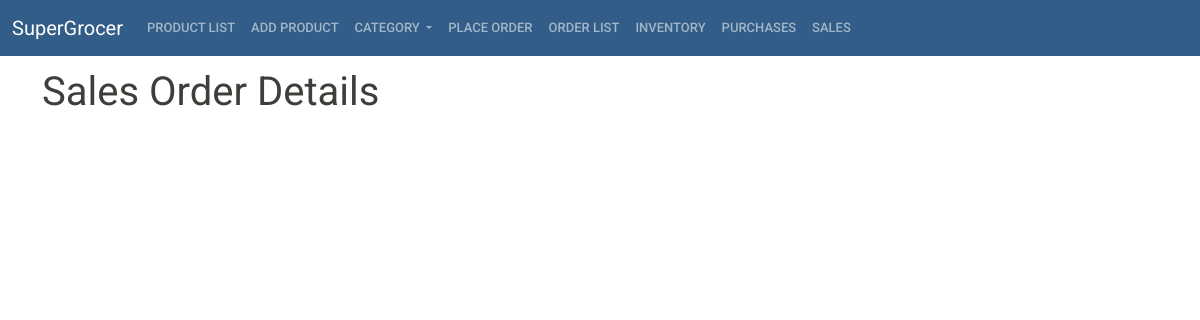
The page /store/sales_info/53/ on the database as committed earlier.
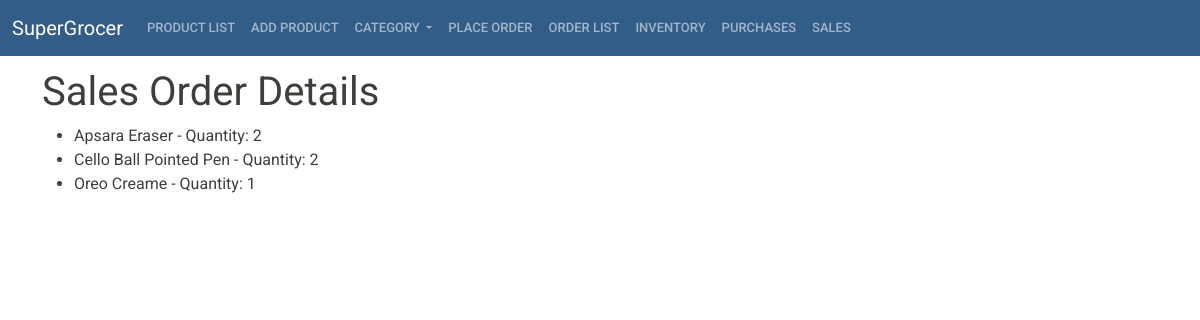
The same page on the database as committed later.
### buyer/models.py (models this page shows, shortened)
class OrderItem(models.Model):
    product = models.ForeignKey(Product, on_delete=models.SET_NULL, blank=True, null=True)
    order = models.ForeignKey(SalesOrder, on_delete=models.SET_NULL, blank=True, null=True)
    quantity = models.IntegerField(default=0, blank=True, null=True)
    date_added = models.DateTimeField(auto_now_add=True)

### store/models.py (models this page shows, shortened)
class Product(models.Model):
    prod_name = models.CharField(max_length=255)
    category = models.ForeignKey(Category, on_delete=models.CASCADE)
    subcategory = models.ForeignKey(SubCategory, on_delete=models.CASCADE)
    cost_price = models.DecimalField(max_digits=10, decimal_places=2)
    sell_price = models.DecimalField(max_digits=10, decimal_places=2)
    prod_desc = models.TextField()
    image = models.ImageField(null=True, blank=True)

### store/views.py (the view)
# urls.py: path('sales_info/<str:sales_order_id>/', views.sales_info, name='sales_info'),
def sales_info(request, sales_order_id):
    order_items = OrderItem.objects.filter(order_id=sales_order_id)
    return render(request, 'store/sales_info.html', {'order_items': order_items})

### templates/store/sales_info.html (shortened to what this page needs)
{% extends 'base/base.html' %}
{% block content %}
  <h1>Sales Order Details</h1>
  <ul>
    {% for item in order_items %}
      <li>{{ item.product.prod_name }} - Quantity: {{ item.quantity }}</li>
    {% endfor %}
  </ul>
{% endblock %}

### templates/base/base.html (shortened to what this page needs)
<!DOCTYPE html>
<html lang="en">
<head>
    {% load static %}
    <link href="{% static 'css/bootstrap.min.css' %}" rel="stylesheet">
    <link rel="stylesheet" href="https://cdnjs.cloudflare.com/ajax/libs/font-awesome/6.5.2/css/all.min.css"/>
</head>
<body style="padding-top: 20px;">
    <nav class="navbar fixed-top navbar-expand-lg bg-primary" data-bs-theme="dark">
        <div class="container-fluid">
            <a class="navbar-brand" href="#">SuperGrocer</a>
            <div class="collapse navbar-collapse" id="navbarNav">
                <ul class="navbar-nav mr-auto">
                    <li class="nav-item">
                        <a class="nav-link" href="{% url 'product_list' %}">Product List</a>
                    </li>
                    <li class="nav-item">
                        <a class="nav-link" href="{% url 'add_product' %}">Add Product</a>
                    </li>
                    <li class="nav-item dropdown">
                        <a class="nav-link dropdown-toggle" data-bs-toggle="dropdown" href="#" role="button" aria-haspopup="true" aria-expanded="false">
                          Category
                        </a>
                    </li>
                    <li class="nav-item">
                        <a class="nav-link" href="{% url 'place_purchaseorder' %}">Place Order</a>
                    </li>
                    <li class="nav-item">
                        <a class="nav-link" href="{% url 'purchaseorder_list' %}">Order List</a>
                    </li>
                    <li class="nav-item">
                        <a class="nav-link" href="{% url 'inventory_list' %}">Inventory</a>
                    </li>
                    <li class="nav-item">
                        <a class="nav-link" href="{% url 'purchase_list' %}">Purchases</a>
                    </li>
                    <li class="nav-item">
                        <a class="nav-link" href="{% url 'sales_list' %}">Sales</a>
                    </li>
                </ul>
            </div>
        </div>
    </nav>
    <div class="container mt-5">
        {% block content %}
        {% endblock %}
    </div>
</body>
</html>

Rows that differ between the two databases and show on the page:
added OrderItem: product.prod_name "Apsara Eraser", quantity "2"
added OrderItem: product.prod_name "Cello Ball Pointed Pen", quantity "2"
added OrderItem: product.prod_name "Oreo Creame", quantity "1"
